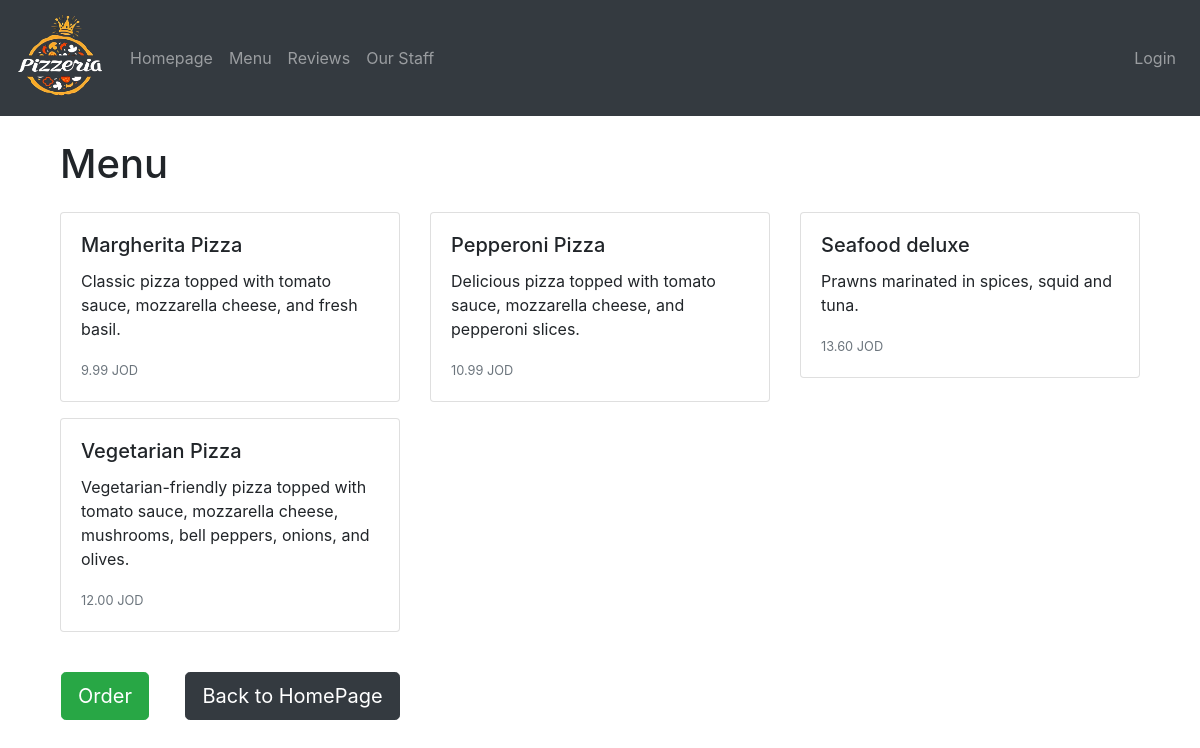
The app's page /menu/ with its own data.
### orders/models.py (models this page shows, shortened)
class Pizza(models.Model):
    name = models.CharField(max_length=100)
    description = models.TextField()
    price = models.DecimalField(max_digits=5, decimal_places=2)

### orders/views.py (the view)
# urls.py: path('menu/', views.MenuView.as_view(), name='menu'),
class MenuView(ListView):
    model = Pizza
    template_name = 'orders/menu.html'
    context_object_name = 'pizzas'
    def get_queryset(self):
        return Pizza.objects.all().order_by('name')

### orders/templates/orders/menu.html (shortened to what this page needs)
{% extends "base.html" %}
{% load crispy_forms_tags %}
{% block content %}
<div class="container mt-4">
    <h1 class="mb-4">Menu</h1>
    <div class="row">
        {% for i in pizzas %}
            <div class="col-md-4 mb-3">
                <div class="card">
                    <div class="card-body">
                        <h5 class="card-title">{{ i.name }}</h5>
                        <p class="card-text">{{ i.description }}</p>
                        <p class="card-text"><small class="text-muted">{{ i.price }} JOD</small></p>
                    </div>
                </div>
            </div>
        {% endfor %}
    </div>
</div>
<div class=" mt-4">
        <a href="{% url 'order_pizza' %}" class="btn btn-primary btn-lg btn-success mx-3" >Order</a>
        <a href="{% url 'homepage' %}" class="btn btn-dark btn-lg mx-3">Back to HomePage</a>
    </div>
{% endblock %}

### records on screen
Pizza: name "Margherita Pizza", description "Classic pizza topped with tomato sauce, mozzarella cheese, and fresh basil.", price "9.99"
Pizza: name "Pepperoni Pizza", description "Delicious pizza topped with tomato sauce, mozzarella cheese, and pepperoni slices.", price "10.99"
Pizza: name "Seafood deluxe", description "Prawns marinated in spices, squid and tuna.", price "13.60"
Pizza: name "Vegetarian Pizza", description "Vegetarian-friendly pizza topped with tomato sauce, mozzarella cheese, mushrooms, bell peppers, onions, and olives.", price "12.00"
